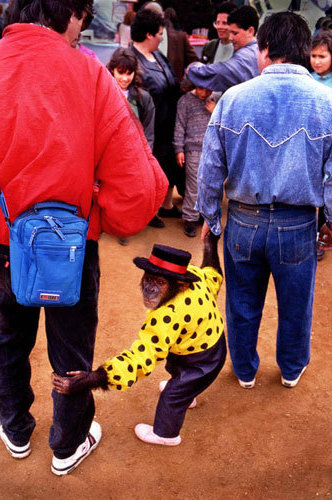
#> input picture AlbumManagerAndPhotoEditor/chimp.jpg, 332 x 500 px; the run also reads 2 pictures not shown here
$ python cliente_de_teste-Album.py
#> lines starting #> are read from the running program, lines starting #| are printed output that depends on the picture
#> in __init__, self.imagem is the input picture: PIL image 332x500 RGB; mean R, G, B 131, 75.5, 81
### AlbumManagerAndPhotoEditor/imagem.py
from PIL import Image, ImageOps, ImageFilter  # módulos
from pathlib import Path  # classe
from PIL.ExifTags import TAGS
import os
import datetime
import pickle
from jellyfish import levenshtein_distance as levDistance


### classe Imagem ###

class Imagem:
    """ Wrapper para a classe Image do módulo pillow (classe PIL.Image.Image)

  Acrescenta atributos de informação relativa à imagem.
  Dota as imagens de operações que permitem produzir novas imagens usando
  uma sintaxe de expressões numéricas e Booleanas: a partir de instâncias
  Imagem existentes, obtém-se novas Imagem's por alteração e/ou concatenação.
  """

    # numeroDeImagens é uma variável sempre inicializada:
    # é o contador de instâncias de Imagem já criadas
    try:
        with open("numeroDeImagens.txt") as fichIn:
            numeroDeImagens = int(fichIn.read())
    except Exception:
        numeroDeImagens = 0
        # print("\nNÚMERO DE IMAGENS INICIADO A ZERO\n")

    NUM_DIGITOS = 4  # constante: número de dígitos no pretty print de self.numero

    # [7 lines left out: function guardarNumeroDeImagens, not called in this run]

    @classmethod
    def alterarNumeroDeImagens(cls, delta):
        """ Requires: delta é int, delta >= -1
    Ensures: altera o parâmetro de classe numeroDeImagens, adicionando-lhe
      delta.
    """
        cls.numeroDeImagens += delta

    def _obterDataHoraDeFicheiro(self):
        """ Método auxiliar de __init__, para obter a dataHora a partir de ficheiro

    Usado no momento da inicialização do objecto Imagem. Relevante apenas
    quando a Imagem é criada por importação da imagem de um ficheiro.
    Tenta obter a dataHora lendo o campo DateTime de entre os campos exif
    guardados no atributo self.imagem, o qual é instanciado a partir do ficheiro
    cujo path fica guardado em self.path. Caso não tenha sido possível obter
    do ficheiro uma secção exif com DateTime, é usada a data/hora da última
    modificação do ficheiro.
    Ensures: um objecto datetime.datetime
    """
        dateTime = None
        # o ficheiro de onde foi lida a imagem tem informação exif, e esta contém
        # o campo "DateTime"?
        dadosExif = self.imagem.getexif()  # dicionário
        listaFiltraDateTime = [v for k, v in dadosExif.items() \
                               if TAGS.get(k) == "DateTime"]
        if listaFiltraDateTime != []:  # há pelo menos 1 ocorrência de "DateTime"
            dateTime = listaFiltraDateTime[0]  # e.g. '2001:06:09 15:17:32'
            dateTime = dateTime.replace(":", " ")  # e.g. '2001 06 09 15 17 32'
            dateTime = dateTime.split()  # e.g. ['2001', '06', '09', '15', '17', '32']
            dateTime = list(map(int, dateTime))
            dataHora = datetime.datetime(*dateTime)  # unpacking dos elementos da lista
        if dateTime == None:  # não foi possível encontrar info exif "DateTime"
            # data e hora da última modificação
            timestampModif = os.path.getmtime(self.pathFicheiro)
            dataHora = datetime.datetime.fromtimestamp(timestampModif)
        return dataHora

    def __init__(self, nome, pasta=".", imagem=None):
        """ Inicializador para cada Imagem, independentemente da sua origem

    Tem 2 modos de funcionamento: i) para Imagem's importadas de ficheiro;
    ii) para imagens criadas internamente a partir de Imagem's pré-existentes,
    sem referência explícita a ficheiros.
    No modo i), imagem tem de ser None. nome é o nome do ficheiro a importar
    (incluindo a extensão) e pasta é o nome da pasta onde está o ficheiro (por
    omissão, a pasta de trabalho actual).
    No modo ii), nome é o nome que se quer dar à nova Imagem, independentemente
    da ou das Imagem's usadas na sua construção.
    Requires:
      no modo i), nome e pasta são strings denotando um path de ficheiro válido
      e acessível, imagem é None;
      no modo ii), nome é uma string, pasta é irrelevante, e imagem é instância
      de PIL.Image.Image
    """
        self.nome = nome
        if imagem == None:  # vamos importar uma imagem de um ficheiro
            self.pathPasta = Path(pasta)
            self.pathFicheiro = self.pathPasta / nome
            try:
                self.imagem = Image.open(self.pathFicheiro)
                self.dataHora = self._obterDataHoraDeFicheiro()
#> in _obterDataHoraDeFicheiro, `listaFiltraDateTime = [v for k, v in dadosExif.items() \ if TAGS.get(k..`: listaFiltraDateTime = []
#> call 3 of __init__, with nome = 'canon-ixus.jpg', pasta = '.'
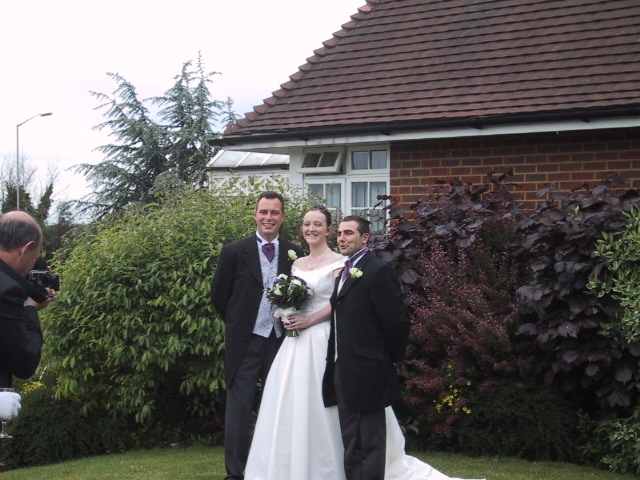
#> input picture AlbumManagerAndPhotoEditor/canon-ixus.jpg, 640 x 480 px
#> in __init__, self.imagem is the input picture: PIL image 640x480 RGB; mean R, G, B 99.9, 97.9, 94.8
            except:
                raise ValueError("Programa interrompido: ficheiro inacessível")
        else:  # é passada uma imagem (instância de PIL.Image.Image) ao inicializador
            self.imagem = imagem
            self.dataHora = datetime.datetime.today()  # momento da criação
            self.pathFicheiro = None  # a imagem não foi obtida de um ficheiro
        self.etiquetas = ["genérica"]
        self.descricao = "Imagem sem descrição."
        Imagem.numeroDeImagens += 1  # incrementa o contador global de Imagem's
        self.numero = Imagem.numeroDeImagens

    def getNumero(self):
        return self.numero

    def getNome(self):
        return self.nome

    # uma versão mais sofisticada filtraria sufixos .jpg, .JPG, .png, etc.
    def getNomeSemSufixo(self):
        if "." in self.nome:  # nome tem um sufixo (que indica formato da imagem)
            apagarDesde = self.nome.rindex(".")
            nomeSemSufixo = self.nome.replace(self.nome[apagarDesde:], "")
        else:  # sem necessidade de alteração, pois não há sufixo
            nomeSemSufixo = self.nome
        return nomeSemSufixo

    # [8 lines left out: function ehDeFicheiro, not called in this run]

    def getPathFicheiro(self):
        return self.pathFicheiro

    def getTamanho(self):
        """ Devolve o tamanho de self.imagem em píxeis

    Ensures: um par de int, ambos os int >=1, correspondente a (width, height).
    """
        return self.imagem.size  # usa a API de PIL.Image.Image

    def getLargura(self):
        return self.imagem.width  # usa a API de PIL.Image.Image

    def getAltura(self):
        return self.imagem.height  # usa a API de PIL.Image.Image

    def getDataHora(self):
        """ Devolve a dataHora desta Imagem

    Ensures: um objecto datetime.datetime
    """
        return self.dataHora

    def getEtiquetas(self):
        return self.etiquetas

    def getDescricao(self):
        return self.descricao

    def adicionarEtiqueta(self, etiqueta):
        if etiqueta not in self.etiquetas:
            self.etiquetas.append(etiqueta)

    def retirarEtiqueta(self, etiqueta):
        if etiqueta in self.etiquetas:
            self.etiquetas.remove(etiqueta)

    def setDescricao(self, descricao):
        """ Requires: descricao é uma string. """
        self.descricao = descricao

    # [8 lines left out: function show, not called in this run]

    def __add__(self, other):
        """ Método especial de suporte à "adição" de Imagem's

    A "adição" de Imagem's corresponde à concatenação de 2 Imagem's,
    ficando o operando esquerdo da "adição" do lado esquerdo, e o operando
    direito do lado direito, da nova Imagem resultante.
    Note-se que o operando esquerdo é o self.
    Antes da concatenação, o atributo other.imagem é resize'd de modo a essa
    imagem ficar com a mesma altura de self.imagem.
    Requires: other é instância de Imagem.
    Ensures:
      uma nova Imagem com self.pathFicheiro == None, i.e., obtida no modo ii)
        de __init__;
      novaImagem.nome é a concatenação dos nomes (sem sufixo) das duas Imagem's
        "adicionadas", com o carácter "+" de permeio;
      novaImagem.etiquetas contém a união das etiquetas das duas Imagem's
        "adicionadas" (sem repetições de etiquetas);
      novaImagem.descricao é a concatenação das descrições das duas Imagem's
        "adicionadas", com mudança de linha entre uma e outra descrição.
    """
        # obtém uma cópia de other.imagem com a mesma altura de self.imagem
        # usa a API de PIL.Image.Image
        otherImagemResize = other.imagem.resize( \
            (int(other.getLargura() * self.getAltura() / other.getAltura()),
             self.getAltura()))
        # cria uma imagem em branco onde vai colocar, lado a lado,
        # self.imagem e otherImagemResize
        # nota de implementação: acesso directo ao atributo otherImagemResize.width
        tela = Image.new('RGB',  # usa a API de PIL.Image.Image
                         (self.getLargura() + otherImagemResize.width, self.getAltura()),
                         'white')
#> tela: PIL image 998x500 RGB; every value is 255
        tela.paste(self.imagem, (0, 0))  # usa a API de PIL.Image.Image
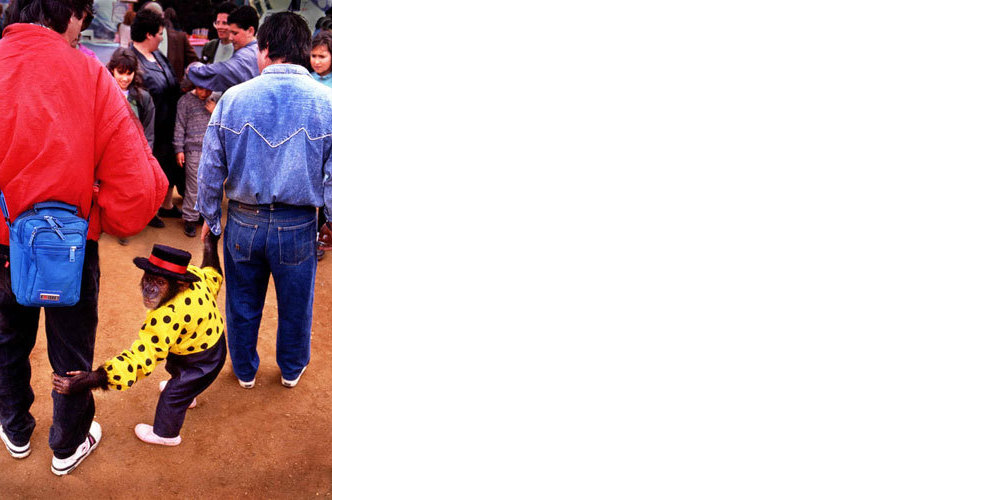
#> tela: PIL image 998x500 RGB; mean R, G, B 213.7, 195.3, 197.1
        tela.paste(otherImagemResize, (self.getLargura(), 0))
        novoNome = self.getNomeSemSufixo() + "+" + other.getNomeSemSufixo()
        novasEtiquetas = self.etiquetas[:]  # evitar o aliasing!
        for etiqueta in other.etiquetas:
            if etiqueta not in novasEtiquetas:
                novasEtiquetas.append(etiqueta)
#> (the rest of the program and of its run is left out)
